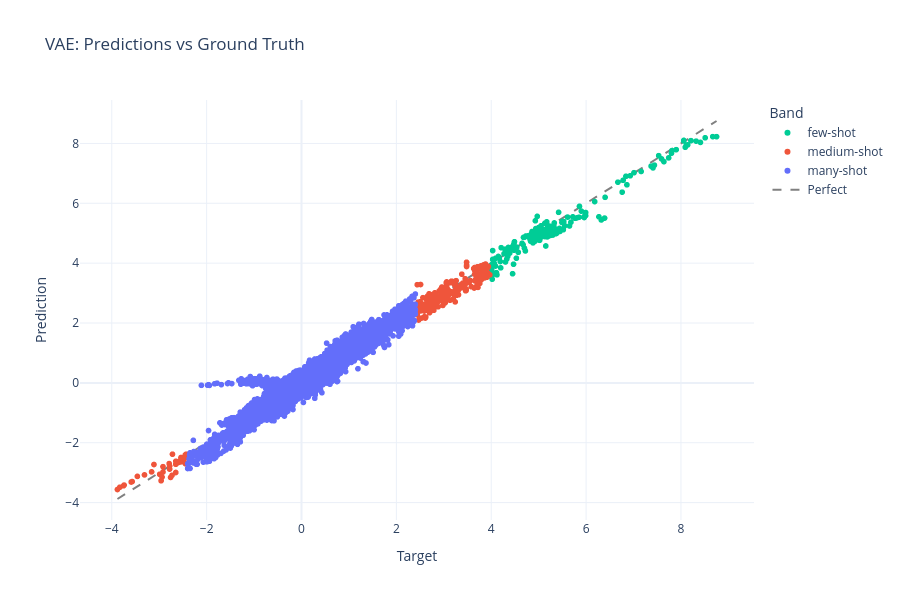
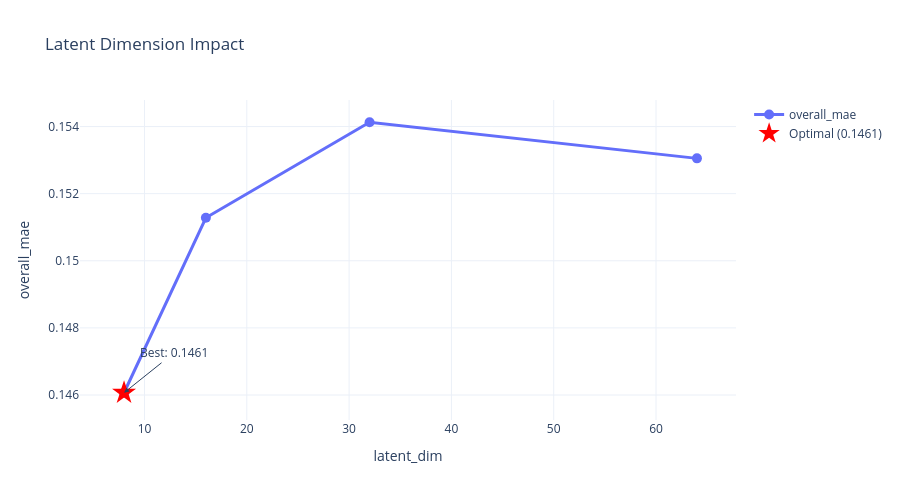

Source (notebook cell) for these figures, in order:
### Markdown cell above
## 4. Predictions vs Ground Truth

### Code cell
# Train best config
best_config = {'latent_dim': 16, 'beta_kl': 0.005}
best_model, _ = train_vae(best_config, train_loader, val_loader, band_dict, verbose=True)

# Get predictions
best_model.eval()
val_preds, val_targets = [], []
with torch.no_grad():
    for X, y in val_loader:
        val_preds.extend(best_model(X.to(device))['y_pred'].cpu().numpy().flatten())
        val_targets.extend(y.numpy())

val_preds, val_targets = np.array(val_preds), np.array(val_targets)

# Using utils/visualization.py
from utils.visualization import plot_predictions_scatter
fig = plot_predictions_scatter(val_preds, val_targets, title='VAE: Predictions vs Ground Truth')
fig.show()

# Sweep results visualization
latent_df = pd.DataFrame(latent_results)
fig_latent = plot_sweep_results(latent_df, x_col='latent_dim', y_col='overall_mae',
                                 title='Latent Dimension Impact', highlight_optimal=True)
fig_latent.show()

### Figure 1 — Plotly figure (JSON) as saved in the notebook; plotly's stock layout.template omitted (floating-point values rounded to 4 significant figures; data arrays with more than 128 entries replaced by an {"elided": "..."} marker saying what was removed)
{"data": [{"customdata": {"elided": "225x1 float values"}, "hovertemplate": "Band=few-shot<br>Target=%{x}<br>Prediction=%{y}<br>Error=%{customdata[0]}<extra></extra>", "legendgroup": "few-shot", "marker": {"color": "#00CC96", "symbol": "circle"}, "mode": "markers", "name": "few-shot", "showlegend": true, "type": "scattergl", "x": {"elided": "225 float values"}, "xaxis": "x", "y": {"elided": "225 float values"}, "yaxis": "y"}, {"customdata": {"elided": "270x1 float values"}, "hovertemplate": "Band=medium-shot<br>Target=%{x}<br>Prediction=%{y}<br>Error=%{customdata[0]}<extra></extra>", "legendgroup": "medium-shot", "marker": {"color": "#EF553B", "symbol": "circle"}, "mode": "markers", "name": "medium-shot", "showlegend": true, "type": "scattergl", "x": {"elided": "270 float values"}, "xaxis": "x", "y": {"elided": "270 float values"}, "yaxis": "y"}, {"customdata": {"elided": "16140x1 float values"}, "hovertemplate": "Band=many-shot<br>Target=%{x}<br>Prediction=%{y}<br>Error=%{customdata[0]}<extra></extra>", "legendgroup": "many-shot", "marker": {"color": "#636EFA", "symbol": "circle"}, "mode": "markers", "name": "many-shot", "showlegend": true, "type": "scattergl", "x": {"elided": "16140 float values"}, "xaxis": "x", "y": {"elided": "16140 float values"}, "yaxis": "y"}, {"line": {"color": "gray", "dash": "dash"}, "mode": "lines", "name": "Perfect", "type": "scatter", "x": [-3.88, 8.75], "y": [-3.88, 8.75]}], "layout": {"height": 600, "legend": {"title": {"text": "Band"}, "tracegroupgap": 0}, "title": {"text": "VAE: Predictions vs Ground Truth"}, "xaxis": {"anchor": "y", "domain": [0, 1], "title": {"text": "Target"}}, "yaxis": {"anchor": "x", "domain": [0, 1], "title": {"text": "Prediction"}}}}

### Figure 2 — Plotly figure (JSON) as saved in the notebook; plotly's stock layout.template omitted (floating-point values rounded to 4 significant figures)
{"data": [{"line": {"color": "#636EFA", "width": 3}, "marker": {"size": 10}, "mode": "lines+markers", "name": "overall_mae", "type": "scatter", "x": [8, 16, 32, 64], "y": [0.1461, 0.1513, 0.1541, 0.1531]}, {"marker": {"color": "red", "size": 18, "symbol": "star"}, "mode": "markers", "name": "Optimal (0.1461)", "type": "scatter", "x": [8], "y": [0.1461]}], "layout": {"annotations": [{"arrowhead": 2, "ax": 50, "ay": -40, "showarrow": true, "text": "Best: 0.1461", "x": 8, "y": 0.1461}], "height": 500, "title": {"text": "Latent Dimension Impact"}, "xaxis": {"title": {"text": "latent_dim"}}, "yaxis": {"title": {"text": "overall_mae"}}}}
